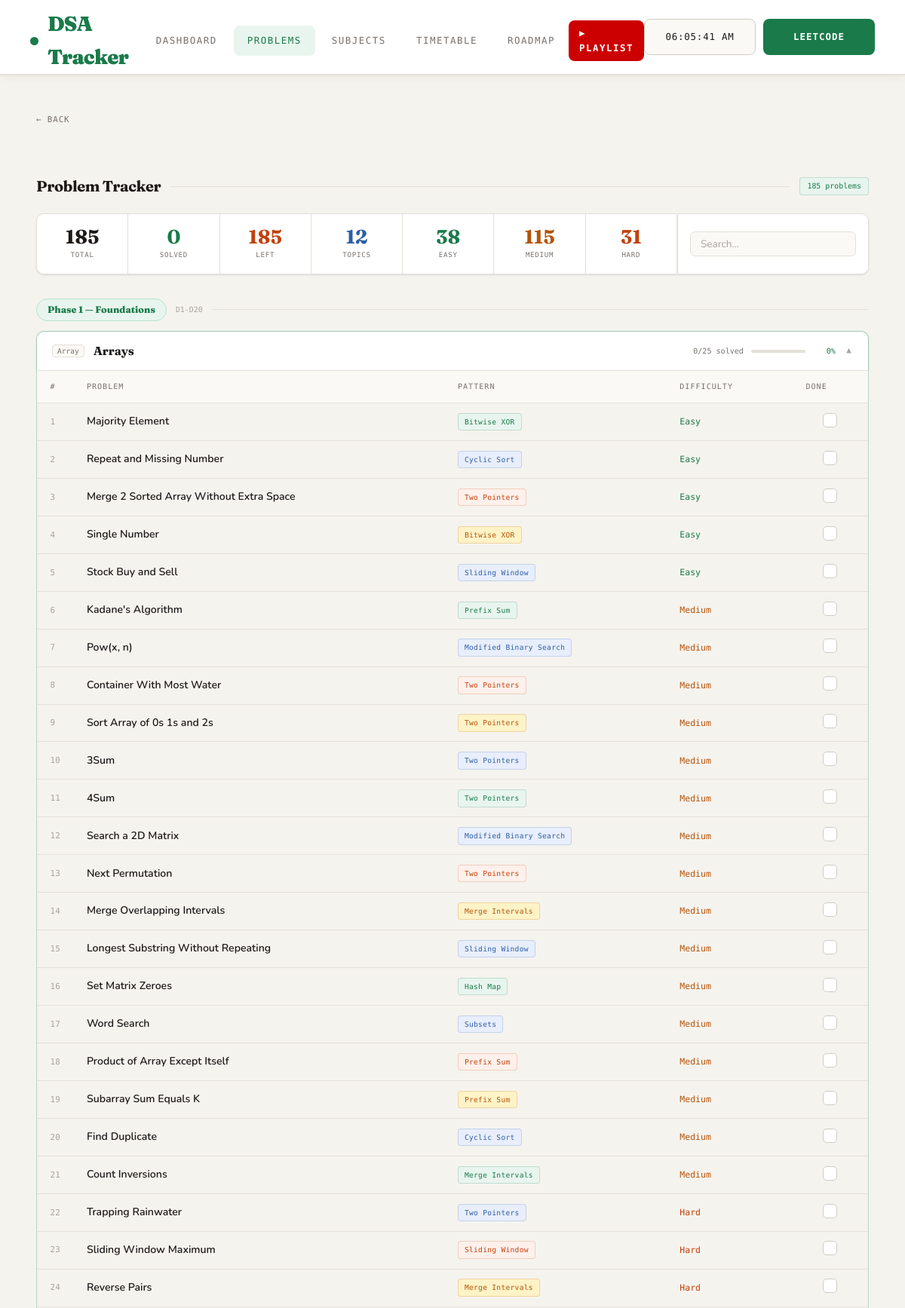
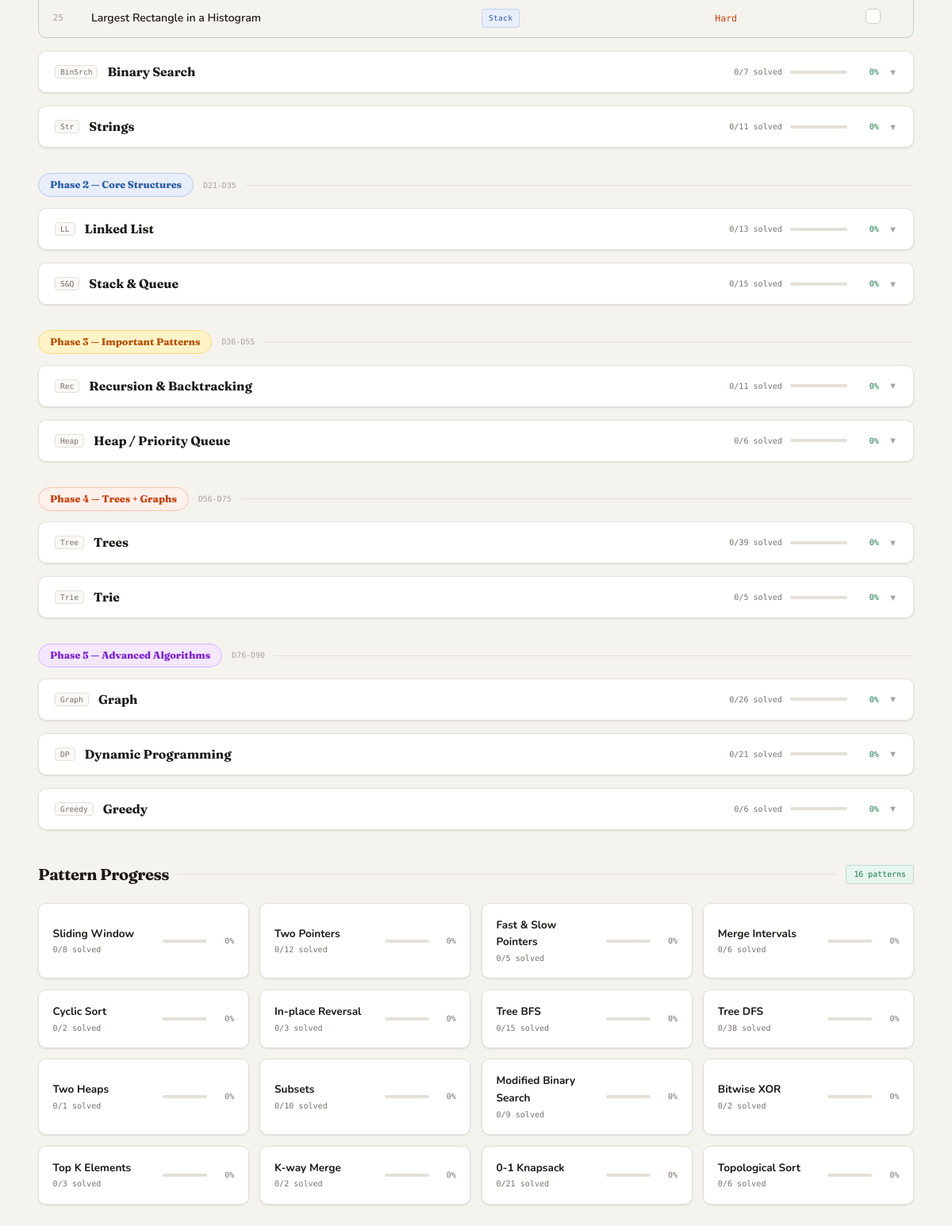
The app's page /dsa with its own data (2 pictures, top to bottom).
### tables this page shows
CREATE TABLE problems (
    id INTEGER PRIMARY KEY AUTOINCREMENT,
    name TEXT,
    pattern TEXT,
    topic TEXT,
    status INTEGER DEFAULT 0
, difficulty TEXT DEFAULT 'Medium', leetcode_id INTEGER DEFAULT 0);

### app.py (the view)
@app.route("/dsa")
def dsa():
    conn = get_db()
    sync_day(conn); conn.commit()
    problems = conn.execute("SELECT * FROM problems ORDER BY topic, id").fetchall()
    conn.close()
    return render_template("dsa.html", problems=problems)

### app.py (called while the page is built)
def get_study_date():
    now = datetime.now(IST)  # Always use IST
    rollover = now.replace(hour=ROLLOVER_HOUR, minute=ROLLOVER_MINUTE, second=0, microsecond=0)
    if now < rollover:
        return (now - timedelta(days=1)).date()
    return now.date()

def get_current_day():
    study_date = get_study_date()
    delta = (study_date - START_DATE).days + 1
    return max(1, min(delta, 90))

def get_db():
    conn = sqlite3.connect("database.db")
    conn.row_factory = sqlite3.Row
    migrations = [
        "ALTER TABLE meta ADD COLUMN longest_streak INTEGER DEFAULT 0",
        """CREATE TABLE IF NOT EXISTS daily_progress (
            date  TEXT PRIMARY KEY,
            count INTEGER DEFAULT 0
        )""",
        """CREATE TABLE IF NOT EXISTS video_watched (
            video_key TEXT PRIMARY KEY,
            watched   INTEGER DEFAULT 0
        )""",
    ]
    for sql in migrations:
        try:
            conn.execute(sql)
            conn.commit()
        except Exception:
            pass
    return conn

def sync_day(conn):
    day = get_current_day()
    conn.execute("UPDATE meta SET day_number=? WHERE id=1", (day,))
    return day

### templates/dsa.html (shortened to what this page needs)
<!DOCTYPE html>
<html lang="en">
<head>
  <link rel="stylesheet" href="/static/style.css">
</head>
<body>
<nav>
  <a href="/" class="nav-brand"><span class="dot"></span> DSA Tracker</a>
  <div class="nav-links">
    <a href="/">Dashboard</a>
    <a href="/dsa" class="active">Problems</a>
    <a href="/subjects">Subjects</a>
    <a href="/timetable">Timetable</a>
    <a href="/roadmap">Roadmap</a>
  </div>
  <a href="https://youtube.com/playlist?list=PLfqMhTWNBTe137I_EPQd34TsgV6IO55pt" target="_blank" class="nav-playlist">&#9654; Playlist</a>
  <div class="nav-right">
    <span class="nav-time" id="nav-clock">--:--:--</span>
    <a href="https://leetcode.com" target="_blank" class="nav-leet">LeetCode</a>
  </div>
</nav>
<div class="page">
  <a href="/" class="back-link">&#8592; Back</a>
  <div class="section-head">
    <h2>Problem Tracker</h2>
    <div class="line"></div>
    <div class="badge">{{ problems | length }} problems</div>
  </div>
  {% set total_solved = problems | selectattr('status','equalto',1) | list | length %}
  {% set topics_list = [] %}
  <div class="summary-bar fade-up">
    <div class="summary-item">
      <span class="summary-num" style="color:var(--text);">{{ problems | length }}</span>
      <span class="summary-lbl">Total</span>
    </div>
    <div class="summary-item">
      <span class="summary-num" style="color:var(--accent);">{{ total_solved }}</span>
      <span class="summary-lbl">Solved</span>
    </div>
    <div class="summary-item">
      <span class="summary-num" style="color:var(--accent3);">{{ problems | length - total_solved }}</span>
      <span class="summary-lbl">Left</span>
    </div>
    <div class="summary-item">
      <span class="summary-num" style="color:var(--accent2);">{{ topics_list | length }}</span>
      <span class="summary-lbl">Topics</span>
    </div>
    <div class="summary-item">
      <span class="summary-num" style="color:var(--accent);">{{ problems | selectattr('difficulty','equalto','Easy') | list | length }}</span>
      <span class="summary-lbl">Easy</span>
    </div>
    <div class="summary-item">
      <span class="summary-num" style="color:var(--warn);">{{ problems | selectattr('difficulty','equalto','Medium') | list | length }}</span>
      <span class="summary-lbl">Medium</span>
    </div>
    <div class="summary-item">
      <span class="summary-num" style="color:var(--accent3);">{{ problems | selectattr('difficulty','equalto','Hard') | list | length }}</span>
      <span class="summary-lbl">Hard</span>
    </div>
    <div class="summary-search">
      <input class="search-box" type="text" id="search-input" placeholder="Search...">
    </div>
  </div>
  {% set phase_starts = {
    'Arrays':                   'p1',
    'Linked List':              'p2',
    'Recursion & Backtracking': 'p3',
    'Trees':                    'p4',
    'Graph':                    'p5'
  } %}
  {% set phase_info = {
    'p1': ['Phase 1', 'Foundations',         'D1-D20',  '#1a7a4a', '#e8f5ee', '#b6e4cc'],
    'p2': ['Phase 2', 'Core Structures',     'D21-D35', '#2d5fa6', '#e8eefc', '#b6caf4'],
    'p3': ['Phase 3', 'Important Patterns',  'D36-D55', '#b45309', '#fef3c7', '#fcd97d'],
    'p4': ['Phase 4', 'Trees + Graphs',      'D56-D75', '#c2410c', '#fef0eb', '#f9c4ae'],
    'p5': ['Phase 5', 'Advanced Algorithms', 'D76-D90', '#7e22ce', '#f3e8ff', '#d8b4fe']
  } %}
  {% set topic_icons = {
    'Arrays': 'Array',
    'Binary Search': 'BinSrch',
    'Strings': 'Str',
    'Linked List': 'LL',
    'Stack & Queue': 'S&Q',
    'Recursion & Backtracking': 'Rec',
    'Heap / Priority Queue': 'Heap',
    'Trees': 'Tree',
    'Trie': 'Trie',
    'Graph': 'Graph',
    'Dynamic Programming': 'DP',
    'Greedy': 'Greedy'
  } %}
  {% for topic in topics_list %}
    {% if topic in phase_starts %}
      {% set pk = phase_starts[topic] %}
      {% set pi = phase_info[pk] %}
      <div class="phase-divider" data-phase="{{ pk }}">
        <div class="phase-divider-label" data-phase="{{ pk }}">{{ pi[0] }} &mdash; {{ pi[1] }}</div>
        <div class="phase-divider-range">{{ pi[2] }}</div>
        <div class="phase-divider-line"></div>
      </div>
    {% endif %}
    {% set tp  = problems | selectattr('topic','equalto',topic) | list %}
    {% set ts  = tp | selectattr('status','equalto',1) | list | length %}
    {% set tt  = tp | length %}
    {% set pct = ((ts/tt)*100)|round|int if tt>0 else 0 %}
    <div class="topic-section fade-up" data-topic="{{ topic }}">
      <button class="topic-toggle" onclick="toggleSection(this)">
        <span class="topic-icon" style="font-family:'DM Mono',monospace;font-size:0.6rem;background:var(--surface2);border:1px solid var(--border);padding:2px 6px;border-radius:4px;color:var(--muted);">{{ topic_icons.get(topic, topic[:3]) }}</span>
        <span class="topic-title">{{ topic }}</span>
        <div class="topic-meta">
          <span class="topic-counts">{{ ts }}/{{ tt }} solved</span>
          <div class="topic-mini-bar">
          </div>
          <span class="topic-pct">{{ pct }}%</span>
        </div>
        <span class="chevron">&#9660;</span>
      </button>
      <div class="topic-body">
        <table>
          <thead>
            <tr>
              <th>#</th>
              <th>Problem</th>
              <th>Pattern</th>
              <th>Difficulty</th>
              <th>Done</th>
            </tr>
          </thead>
          <tbody>
            {% for p in tp %}
            <tr data-topic="{{ p.topic }}" data-name="{{ p.name | lower }}" class="problem-row" data-solved="{{ p.status }}">
              <td style="color:var(--muted2);font-family:'DM Mono',monospace;font-size:0.68rem;width:36px;">{{ loop.index }}</td>
              <td class="problem-name">{{ p.name }}</td>
              <td><span class="pill" data-pidx="{{ loop.index0 % 5 }}">{{ p.pattern }}</span></td>
              <td>
                {% if p.difficulty == 'Easy' %}<span class="diff-easy">Easy</span>
                {% elif p.difficulty == 'Hard' %}<span class="diff-hard">Hard</span>
                {% else %}<span class="diff-medium">Medium</span>{% endif %}
              </td>
              <td class="check-wrap">
                <input type="checkbox" class="custom-cb" data-id="{{ p.id }}" {% if p.status==1 %}checked{% endif %}>
              </td>
            </tr>
            {% endfor %}
          </tbody>
        </table>
      </div>
    </div>
  {% endfor %}
  <div class="section-head" style="margin-top:2.5rem;">
    <h2>Pattern Progress</h2>
    <div class="line"></div>
    <div class="badge">16 patterns</div>
  </div>
  {% set all_patterns = [
    'Sliding Window','Two Pointers','Fast & Slow Pointers',
    'Merge Intervals','Cyclic Sort','In-place Reversal',
    'Tree BFS','Tree DFS','Two Heaps','Subsets',
    'Modified Binary Search','Bitwise XOR',
    'Top K Elements','K-way Merge','0-1 Knapsack','Topological Sort'
  ] %}
  <div class="pattern-grid fade-up">
    {% for pname in all_patterns %}
      {% set pp  = problems | selectattr('pattern','equalto',pname) | list %}
      {% set ps  = pp | selectattr('status','equalto',1) | list | length %}
      {% set pt  = pp | length %}
      {% set pct = ((ps/pt)*100)|round|int if pt>0 else 0 %}
      <div class="pattern-card" data-mastered="{{ '1' if ps==pt and pt>0 else '0' }}">
        <div>
          <div class="pattern-name">{{ pname }}</div>
          <div class="pattern-count">{{ ps }}/{{ pt if pt>0 else '?' }} solved</div>
        </div>
        <div style="display:flex;align-items:center;gap:6px;">
          <div class="pattern-bar-wrap">
          </div>
          <span style="font-family:'DM Mono',monospace;font-size:0.62rem;color:var(--muted);width:28px;text-align:right;">{{ pct }}%</span>
        </div>
      </div>
    {% endfor %}
  </div>
</div>
</body>
</html>

### records on screen
problems: topic "Arrays" (drawn), name "Majority Element", pattern "Bitwise XOR", difficulty "Easy"
problems: name "Repeat and Missing Number", pattern "Cyclic Sort", difficulty "Easy", ps "0", id "2", pct "0"
problems: name "Merge 2 Sorted Array Without Extra Space", pattern "Two Pointers", difficulty "Easy"
problems: name "Single Number", pattern "Bitwise XOR", difficulty "Easy"
problems: name "Stock Buy and Sell", pattern "Sliding Window", difficulty "Easy"
problems: name "Kadane's Algorithm", pattern "Prefix Sum", difficulty "Medium"
problems: name "Pow(x, n)", pattern "Modified Binary Search", difficulty "Medium"
problems: name "Container With Most Water", pattern "Two Pointers", difficulty "Medium"
problems: name "Sort Array of 0s 1s and 2s", pattern "Two Pointers", difficulty "Medium"
problems: name "3Sum", pattern "Two Pointers", difficulty "Medium"
problems: name "4Sum", pattern "Two Pointers", difficulty "Medium"
problems: name "Search a 2D Matrix", pattern "Modified Binary Search", difficulty "Medium"
problems: name "Next Permutation", pattern "Two Pointers", difficulty "Medium"
problems: name "Merge Overlapping Intervals", pattern "Merge Intervals", difficulty "Medium"
problems: name "Longest Substring Without Repeating", pattern "Sliding Window", difficulty "Medium"
problems: name "Set Matrix Zeroes", pattern "Hash Map", difficulty "Medium"
problems: name "Word Search", pattern "Subsets", difficulty "Medium"
problems: name "Product of Array Except Itself", pattern "Prefix Sum", difficulty "Medium"
problems: name "Subarray Sum Equals K", pattern "Prefix Sum", difficulty "Medium"
problems: name "Find Duplicate", pattern "Cyclic Sort", difficulty "Medium"
problems: name "Count Inversions", pattern "Merge Intervals", difficulty "Medium"
problems: name "Trapping Rainwater", pattern "Two Pointers", difficulty "Hard"
problems: name "Sliding Window Maximum", pattern "Sliding Window", difficulty "Hard"
problems: name "Reverse Pairs", pattern "Merge Intervals", difficulty "Hard"
problems: name "Largest Rectangle in a Histogram", pattern "Stack", difficulty "Hard"

### other values on screen
{{ problems | length }} "185"
{{ total_solved }} "0"
{{ problems | length - total_solved }} "185"
{{ topics_list | length }} "12"
{{ problems | selectattr('difficulty','equalto','Easy') | list | length }} "38"
{{ problems | selectattr('difficulty','equalto','Medium') | list | length }} "115"
{{ problems | selectattr('difficulty','equalto','Hard') | list | length }} "31"
{{ pi[0] }} "Phase 1" "Phase 2" "Phase 3" "Phase 4" "Phase 5"
{{ pi[1] }} "Foundations" "Core Structures" "Important Patterns" "Trees + Graphs" "Advanced Algorithms"
{{ pi[2] }} "D1-D20" "D21-D35" "D36-D55" "D56-D75" "D76-D90"
{{ topic_icons.get(topic, topic[:3]) }} "Array" "BinSrch" "Str" "LL" "S&Q" "Rec" "Heap" "Tree" "Trie" "Graph" "DP" "Greedy"
{{ topic }} "Arrays" "Binary Search" "Strings" "Linked List" "Stack & Queue" "Recursion & Backtracking" "Heap / Priority Queue" "Trees" "Trie" "Graph" "Dynamic Programming" "Greedy"
{{ ts }} "0" "0" "0" "0" "0" "0" "0" "0" "0" "0" "0" "0"
{{ tt }} "25" "7" "11" "13" "15" "11" "6" "39" "5" "26" "21" "6"
{{ pct }} "0" "0" "0" "0" "0" "0" "0" "0" "0" "0" "0" "0"
